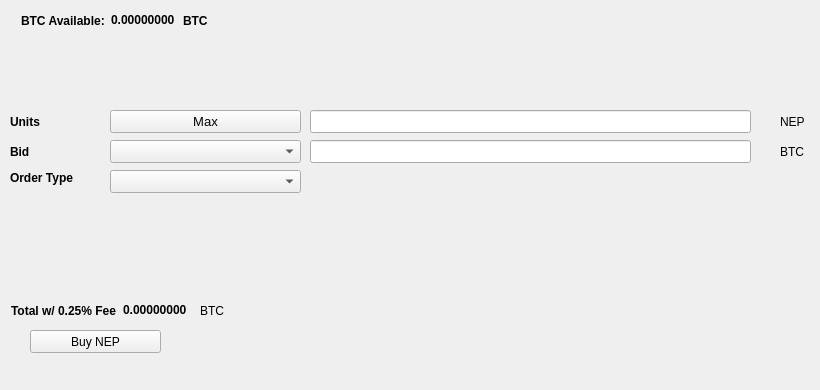
   <widget class="QWidget" name="BuyTab">
    <attribute name="title">
     <string>Buy</string>
    </attribute>
    <widget class="QPushButton" name="BuyNEP">
     <property name="geometry">
      <rect>
       <x>30</x>
       <y>330</y>
       <width>131</width>
       <height>23</height>
      </rect>
     </property>
     <property name="text">
      <string>Buy NEP</string>
     </property>
     <property name="icon">
      <iconset resource="../Nepton.qrc">
       <normaloff>:/icons/bitcoin</normaloff>:/icons/bitcoin</iconset>
     </property>
    </widget>
    <widget class="QLabel" name="label_3">
     <property name="geometry">
      <rect>
       <x>10</x>
       <y>110</y>
       <width>46</width>
       <height>23</height>
      </rect>
     </property>
     <property name="font">
      <font>
       <weight>75</weight>
       <bold>true</bold>
      </font>
     </property>
     <property name="text">
      <string>Units</string>
     </property>
    </widget>
    <widget class="QLineEdit" name="UnitsInput">
     <property name="geometry">
      <rect>
       <x>310</x>
       <y>110</y>
       <width>441</width>
       <height>23</height>
      </rect>
     </property>
     <property name="font">
      <font>
       <pointsize>9</pointsize>
       <weight>75</weight>
       <bold>true</bold>
      </font>
     </property>
    </widget>
    <widget class="QLineEdit" name="BuyBidPriceEdit">
     <property name="geometry">
      <rect>
       <x>310</x>
       <y>140</y>
       <width>441</width>
       <height>23</height>
      </rect>
     </property>
     <property name="font">
      <font>
       <pointsize>9</pointsize>
       <weight>75</weight>
       <bold>true</bold>
      </font>
     </property>
    </widget>
    <widget class="QLabel" name="label_4">
     <property name="geometry">
      <rect>
       <x>780</x>
       <y>110</y>
       <width>31</width>
       <height>23</height>
      </rect>
     </property>
     <property name="text">
      <string>NEP</string>
     </property>
    </widget>
    <widget class="QLabel" name="label_5">
     <property name="geometry">
      <rect>
       <x>780</x>
       <y>140</y>
       <width>31</width>
       <height>23</height>
      </rect>
     </property>
     <property name="text">
      <string>BTC</string>
     </property>
    </widget>
    <widget class="QLabel" name="label_6">
     <property name="geometry">
      <rect>
       <x>10</x>
       <y>140</y>
       <width>46</width>
       <height>23</height>
      </rect>
     </property>
     <property name="font">
      <font>
       <weight>75</weight>
       <bold>true</bold>
      </font>
     </property>
     <property name="text">
      <string>Bid</string>
     </property>
    </widget>
    <widget class="QLabel" name="label_7">
     <property name="geometry">
      <rect>
       <x>10</x>
       <y>170</y>
       <width>91</width>
       <height>16</height>
      </rect>
     </property>
     <property name="font">
      <font>
       <weight>75</weight>
       <bold>true</bold>
      </font>
     </property>
     <property name="text">
      <string>Order Type</string>
     </property>
    </widget>
    <widget class="QPushButton" name="Buy_Max_Amount">
     <property name="geometry">
      <rect>
       <x>110</x>
       <y>110</y>
       <width>191</width>
       <height>23</height>
      </rect>
     </property>
     <property name="font">
      <font>
       <pointsize>10</pointsize>
      </font>
     </property>
     <property name="text">
      <string>Max</string>
     </property>
    </widget>
    <widget class="QComboBox" name="BuyBidcomboBox">
     <property name="geometry">
      <rect>
       <x>110</x>
       <y>140</y>
       <width>191</width>
       <height>23</height>
      </rect>
     </property>
     <property name="font">
      <font>
       <pointsize>10</pointsize>
      </font>
     </property>
    </widget>
    <widget class="QComboBox" name="buyOrdertypeCombo">
     <property name="geometry">
      <rect>
       <x>110</x>
       <y>170</y>
       <width>191</width>
       <height>23</height>
      </rect>
     </property>
     <property name="font">
      <font>
       <pointsize>10</pointsize>
      </font>
     </property>
    </widget>
    <widget class="QWidget" name="layoutWidget1">
     <property name="geometry">
      <rect>
       <x>21</x>
       <y>11</y>
       <width>227</width>
       <height>19</height>
      </rect>
     </property>
     <layout class="QHBoxLayout" name="horizontalLayout_3">
      <item>
       <widget class="QLabel" name="label232">
        <property name="font">
         <font>
          <weight>75</weight>
          <bold>true</bold>
         </font>
        </property>
        <property name="text">
         <string>BTC Available:</string>
        </property>
       </widget>
      </item>
      <item>
       <widget class="QLabel" name="BtcAvailableLbl">
        <property name="palette">
         <palette>
          <active>
           <colorrole role="WindowText">
            <brush brushstyle="SolidPattern">
             <color alpha="255">
              <red>0</red>
              <green>0</green>
              <blue>0</blue>
             </color>
            </brush>
           </colorrole>
           <colorrole role="Button">
            <brush brushstyle="SolidPattern">
             <color alpha="255">
              <red>0</red>
              <green>170</green>
              <blue>0</blue>
             </color>
            </brush>
           </colorrole>
           <colorrole role="Light">
            <brush brushstyle="SolidPattern">
             <color alpha="255">
              <red>0</red>
              <green>255</green>
              <blue>0</blue>
             </color>
            </brush>
           </colorrole>
           <colorrole role="Midlight">
            <brush brushstyle="SolidPattern">
             <color alpha="255">
              <red>0</red>
              <green>212</green>
              <blue>0</blue>
             </color>
            </brush>
           </colorrole>
           <colorrole role="Dark">
            <brush brushstyle="SolidPattern">
             <color alpha="255">
              <red>0</red>
              <green>85</green>
              <blue>0</blue>
             </color>
            </brush>
           </colorrole>
           <colorrole role="Mid">
            <brush brushstyle="SolidPattern">
             <color alpha="255">
              <red>0</red>
              <green>113</green>
              <blue>0</blue>
             </color>
            </brush>
           </colorrole>
           <colorrole role="Text">
            <brush brushstyle="SolidPattern">
             <color alpha="255">
              <red>0</red>
              <green>170</green>
              <blue>0</blue>
             </color>
            </brush>
           </colorrole>
           <colorrole role="BrightText">
            <brush brushstyle="SolidPattern">
             <color alpha="255">
              <red>255</red>
              <green>255</green>
              <blue>255</blue>
             </color>
            </brush>
           </colorrole>
           <colorrole role="ButtonText">
            <brush brushstyle="SolidPattern">
             <color alpha="255">
              <red>0</red>
              <green>0</green>
              <blue>0</blue>
             </color>
            </brush>
           </colorrole>
           <colorrole role="Base">
            <brush brushstyle="SolidPattern">
             <color alpha="255">
              <red>255</red>
              <green>255</green>
              <blue>255</blue>
             </color>
            </brush>
           </colorrole>
           <colorrole role="Window">
            <brush brushstyle="SolidPattern">
             <color alpha="255">
              <red>0</red>
              <green>170</green>
              <blue>0</blue>
             </color>
            </brush>
           </colorrole>
           <colorrole role="Shadow">
            <brush brushstyle="SolidPattern">
             <color alpha="255">
              <red>0</red>
              <green>0</green>
              <blue>0</blue>
             </color>
            </brush>
           </colorrole>
           <colorrole role="AlternateBase">
            <brush brushstyle="SolidPattern">
             <color alpha="255">
              <red>127</red>
              <green>212</green>
              <blue>127</blue>
             </color>
            </brush>
           </colorrole>
           <colorrole role="ToolTipBase">
            <brush brushstyle="SolidPattern">
             <color alpha="255">
              <red>255</red>
              <green>255</green>
              <blue>220</blue>
             </color>
            </brush>
           </colorrole>
           <colorrole role="ToolTipText">
            <brush brushstyle="SolidPattern">
             <color alpha="255">
              <red>0</red>
              <green>0</green>
              <blue>0</blue>
             </color>
            </brush>
           </colorrole>
          </active>
          <inactive>
           <colorrole role="WindowText">
            <brush brushstyle="SolidPattern">
             <color alpha="255">
              <red>0</red>
              <green>0</green>
              <blue>0</blue>
             </color>
            </brush>
           </colorrole>
           <colorrole role="Button">
            <brush brushstyle="SolidPattern">
             <color alpha="255">
              <red>0</red>
              <green>170</green>
              <blue>0</blue>
             </color>
            </brush>
           </colorrole>
           <colorrole role="Light">
            <brush brushstyle="SolidPattern">
             <color alpha="255">
              <red>0</red>
              <green>255</green>
              <blue>0</blue>
             </color>
            </brush>
           </colorrole>
           <colorrole role="Midlight">
            <brush brushstyle="SolidPattern">
             <color alpha="255">
              <red>0</red>
              <green>212</green>
              <blue>0</blue>
             </color>
            </brush>
           </colorrole>
           <colorrole role="Dark">
            <brush brushstyle="SolidPattern">
             <color alpha="255">
              <red>0</red>
              <green>85</green>
              <blue>0</blue>
             </color>
            </brush>
           </colorrole>
           <colorrole role="Mid">
            <brush brushstyle="SolidPattern">
             <color alpha="255">
              <red>0</red>
              <green>113</green>
              <blue>0</blue>
             </color>
            </brush>
           </colorrole>
           <colorrole role="Text">
            <brush brushstyle="SolidPattern">
             <color alpha="255">
              <red>0</red>
              <green>170</green>
              <blue>0</blue>
             </color>
            </brush>
           </colorrole>
           <colorrole role="BrightText">
            <brush brushstyle="SolidPattern">
             <color alpha="255">
              <red>255</red>
              <green>255</green>
              <blue>255</blue>
             </color>
            </brush>
           </colorrole>
           <colorrole role="ButtonText">
            <brush brushstyle="SolidPattern">
             <color alpha="255">
              <red>0</red>
              <green>0</green>
              <blue>0</blue>
             </color>
            </brush>
           </colorrole>
           <colorrole role="Base">
            <brush brushstyle="SolidPattern">
             <color alpha="255">
              <red>255</red>
              <green>255</green>
              <blue>255</blue>
             </color>
            </brush>
           </colorrole>
           <colorrole role="Window">
            <brush brushstyle="SolidPattern">
             <color alpha="255">
              <red>0</red>
              <green>170</green>
              <blue>0</blue>
             </color>
            </brush>
           </colorrole>
           <colorrole role="Shadow">
            <brush brushstyle="SolidPattern">
             <color alpha="255">
              <red>0</red>
              <green>0</green>
              <blue>0</blue>
             </color>
            </brush>
           </colorrole>
           <colorrole role="AlternateBase">
            <brush brushstyle="SolidPattern">
             <color alpha="255">
              <red>127</red>
              <green>212</green>
              <blue>127</blue>
             </color>
            </brush>
           </colorrole>
           <colorrole role="ToolTipBase">
            <brush brushstyle="SolidPattern">
             <color alpha="255">
              <red>255</red>
              <green>255</green>
              <blue>220</blue>
             </color>
            </brush>
           </colorrole>
           <colorrole role="ToolTipText">
            <brush brushstyle="SolidPattern">
             <color alpha="255">
              <red>0</red>
              <green>0</green>
              <blue>0</blue>
             </color>
            </brush>
           </colorrole>
          </inactive>
          <disabled>
           <colorrole role="WindowText">
            <brush brushstyle="SolidPattern">
             <color alpha="255">
              <red>0</red>
              <green>85</green>
              <blue>0</blue>
             </color>
            </brush>
           </colorrole>
           <colorrole role="Button">
            <brush brushstyle="SolidPattern">
             <color alpha="255">
              <red>0</red>
              <green>170</green>
              <blue>0</blue>
             </color>
            </brush>
           </colorrole>
           <colorrole role="Light">
            <brush brushstyle="SolidPattern">
             <color alpha="255">
              <red>0</red>
              <green>255</green>
              <blue>0</blue>
             </color>
            </brush>
           </colorrole>
           <colorrole role="Midlight">
            <brush brushstyle="SolidPattern">
             <color alpha="255">
              <red>0</red>
              <green>212</green>
              <blue>0</blue>
             </color>
            </brush>
           </colorrole>
           <colorrole role="Dark">
            <brush brushstyle="SolidPattern">
             <color alpha="255">
              <red>0</red>
              <green>85</green>
              <blue>0</blue>
             </color>
            </brush>
           </colorrole>
           <colorrole role="Mid">
            <brush brushstyle="SolidPattern">
             <color alpha="255">
              <red>0</red>
              <green>113</green>
              <blue>0</blue>
             </color>
            </brush>
           </colorrole>
           <colorrole role="Text">
            <brush brushstyle="SolidPattern">
             <color alpha="255">
              <red>0</red>
              <green>85</green>
              <blue>0</blue>
             </color>
            </brush>
           </colorrole>
           <colorrole role="BrightText">
            <brush brushstyle="SolidPattern">
             <color alpha="255">
              <red>255</red>
              <green>255</green>
              <blue>255</blue>
             </color>
            </brush>
           </colorrole>
           <colorrole role="ButtonText">
            <brush brushstyle="SolidPattern">
             <color alpha="255">
              <red>0</red>
              <green>85</green>
              <blue>0</blue>
             </color>
            </brush>
           </colorrole>
           <colorrole role="Base">
            <brush brushstyle="SolidPattern">
             <color alpha="255">
              <red>0</red>
              <green>170</green>
              <blue>0</blue>
             </color>
            </brush>
           </colorrole>
           <colorrole role="Window">
            <brush brushstyle="SolidPattern">
             <color alpha="255">
              <red>0</red>
              <green>170</green>
              <blue>0</blue>
             </color>
            </brush>
           </colorrole>
           <colorrole role="Shadow">
            <brush brushstyle="SolidPattern">
             <color alpha="255">
              <red>0</red>
              <green>0</green>
              <blue>0</blue>
             </color>
            </brush>
           </colorrole>
           <colorrole role="AlternateBase">
            <brush brushstyle="SolidPattern">
             <color alpha="255">
              <red>0</red>
              <green>170</green>
              <blue>0</blue>
             </color>
            </brush>
           </colorrole>
           <colorrole role="ToolTipBase">
            <brush brushstyle="SolidPattern">
             <color alpha="255">
              <red>255</red>
              <green>255</green>
              <blue>220</blue>
             </color>
            </brush>
           </colorrole>
           <colorrole role="ToolTipText">
            <brush brushstyle="SolidPattern">
             <color alpha="255">
              <red>0</red>
              <green>0</green>
              <blue>0</blue>
             </color>
            </brush>
           </colorrole>
          </disabled>
         </palette>
        </property>
        <property name="font">
         <font>
          <weight>75</weight>
          <bold>true</bold>
         </font>
        </property>
        <property name="text">
         <string>0.00000000</string>
        </property>
        <property name="textInteractionFlags">
         <set>Qt::LinksAccessibleByMouse|Qt::TextSelectableByKeyboard|Qt::TextSelectableByMouse</set>
        </property>
       </widget>
      </item>
      <item>
       <widget class="QLabel" name="BtcAvailableLbl_2">
        <property name="font">
         <font>
          <weight>75</weight>
          <bold>true</bold>
         </font>
        </property>
        <property name="text">
         <string>BTC</string>
        </property>
       </widget>
      </item>
     </layout>
    </widget>
    <widget class="QWidget" name="layoutWidge2">
     <property name="geometry">
      <rect>
       <x>11</x>
       <y>301</y>
       <width>259</width>
       <height>19</height>
      </rect>
     </property>
     <layout class="QHBoxLayout" name="horizontalLayout_4">
      <item>
       <widget class="QLabel" name="label_9">
        <property name="font">
         <font>
          <weight>75</weight>
          <bold>true</bold>
         </font>
        </property>
        <property name="text">
         <string>Total w/ 0.25% Fee</string>
        </property>
       </widget>
      </item>
      <item>
       <widget class="QLabel" name="BuyCostLabel">
        <property name="palette">
         <palette>
          <active>
           <colorrole role="WindowText">
            <brush brushstyle="SolidPattern">
             <color alpha="255">
              <red>0</red>
              <green>0</green>
              <blue>0</blue>
             </color>
            </brush>
           </colorrole>
           <colorrole role="Button">
            <brush brushstyle="SolidPattern">
             <color alpha="255">
              <red>0</red>
              <green>170</green>
              <blue>0</blue>
             </color>
            </brush>
           </colorrole>
           <colorrole role="Light">
            <brush brushstyle="SolidPattern">
             <color alpha="255">
              <red>0</red>
              <green>255</green>
              <blue>0</blue>
             </color>
            </brush>
           </colorrole>
           <colorrole role="Midlight">
            <brush brushstyle="SolidPattern">
             <color alpha="255">
              <red>0</red>
              <green>212</green>
              <blue>0</blue>
             </color>
            </brush>
           </colorrole>
           <colorrole role="Dark">
            <brush brushstyle="SolidPattern">
             <color alpha="255">
              <red>0</red>
              <green>85</green>
              <blue>0</blue>
             </color>
            </brush>
           </colorrole>
           <colorrole role="Mid">
            <brush brushstyle="SolidPattern">
             <color alpha="255">
              <red>0</red>
              <green>113</green>
              <blue>0</blue>
             </color>
            </brush>
           </colorrole>
           <colorrole role="Text">
            <brush brushstyle="SolidPattern">
             <color alpha="255">
              <red>0</red>
              <green>170</green>
              <blue>0</blue>
             </color>
            </brush>
           </colorrole>
           <colorrole role="BrightText">
            <brush brushstyle="SolidPattern">
             <color alpha="255">
              <red>255</red>
              <green>255</green>
              <blue>255</blue>
             </color>
            </brush>
           </colorrole>
           <colorrole role="ButtonText">
            <brush brushstyle="SolidPattern">
             <color alpha="255">
              <red>0</red>
              <green>0</green>
              <blue>0</blue>
             </color>
            </brush>
           </colorrole>
           <colorrole role="Base">
            <brush brushstyle="SolidPattern">
             <color alpha="255">
              <red>255</red>
              <green>255</green>
              <blue>255</blue>
             </color>
            </brush>
           </colorrole>
           <colorrole role="Window">
            <brush brushstyle="SolidPattern">
             <color alpha="255">
              <red>0</red>
              <green>170</green>
              <blue>0</blue>
             </color>
            </brush>
           </colorrole>
           <colorrole role="Shadow">
            <brush brushstyle="SolidPattern">
             <color alpha="255">
              <red>0</red>
              <green>0</green>
              <blue>0</blue>
             </color>
            </brush>
           </colorrole>
           <colorrole role="AlternateBase">
            <brush brushstyle="SolidPattern">
             <color alpha="255">
              <red>127</red>
              <green>212</green>
              <blue>127</blue>
             </color>
            </brush>
           </colorrole>
           <colorrole role="ToolTipBase">
            <brush brushstyle="SolidPattern">
             <color alpha="255">
              <red>255</red>
              <green>255</green>
              <blue>220</blue>
             </color>
            </brush>
           </colorrole>
           <colorrole role="ToolTipText">
            <brush brushstyle="SolidPattern">
             <color alpha="255">
              <red>0</red>
              <green>0</green>
              <blue>0</blue>
             </color>
            </brush>
           </colorrole>
          </active>
          <inactive>
           <colorrole role="WindowText">
            <brush brushstyle="SolidPattern">
             <color alpha="255">
              <red>0</red>
              <green>0</green>
              <blue>0</blue>
             </color>
            </brush>
           </colorrole>
           <colorrole role="Button">
            <brush brushstyle="SolidPattern">
             <color alpha="255">
              <red>0</red>
              <green>170</green>
              <blue>0</blue>
             </color>
            </brush>
           </colorrole>
           <colorrole role="Light">
            <brush brushstyle="SolidPattern">
             <color alpha="255">
              <red>0</red>
              <green>255</green>
              <blue>0</blue>
             </color>
            </brush>
           </colorrole>
           <colorrole role="Midlight">
            <brush brushstyle="SolidPattern">
             <color alpha="255">
              <red>0</red>
              <green>212</green>
              <blue>0</blue>
             </color>
            </brush>
           </colorrole>
           <colorrole role="Dark">
            <brush brushstyle="SolidPattern">
             <color alpha="255">
              <red>0</red>
              <green>85</green>
              <blue>0</blue>
             </color>
            </brush>
           </colorrole>
           <colorrole role="Mid">
            <brush brushstyle="SolidPattern">
             <color alpha="255">
              <red>0</red>
              <green>113</green>
              <blue>0</blue>
             </color>
            </brush>
           </colorrole>
           <colorrole role="Text">
            <brush brushstyle="SolidPattern">
             <color alpha="255">
              <red>0</red>
              <green>170</green>
              <blue>0</blue>
             </color>
            </brush>
           </colorrole>
           <colorrole role="BrightText">
            <brush brushstyle="SolidPattern">
             <color alpha="255">
              <red>255</red>
              <green>255</green>
              <blue>255</blue>
             </color>
            </brush>
           </colorrole>
           <colorrole role="ButtonText">
            <brush brushstyle="SolidPattern">
             <color alpha="255">
              <red>0</red>
              <green>0</green>
              <blue>0</blue>
             </color>
            </brush>
           </colorrole>
           <colorrole role="Base">
            <brush brushstyle="SolidPattern">
             <color alpha="255">
              <red>255</red>
              <green>255</green>
              <blue>255</blue>
             </color>
            </brush>
           </colorrole>
           <colorrole role="Window">
            <brush brushstyle="SolidPattern">
             <color alpha="255">
              <red>0</red>
              <green>170</green>
              <blue>0</blue>
             </color>
            </brush>
           </colorrole>
           <colorrole role="Shadow">
            <brush brushstyle="SolidPattern">
             <color alpha="255">
              <red>0</red>
              <green>0</green>
              <blue>0</blue>
             </color>
            </brush>
           </colorrole>
           <colorrole role="AlternateBase">
            <brush brushstyle="SolidPattern">
             <color alpha="255">
              <red>127</red>
              <green>212</green>
              <blue>127</blue>
             </color>
            </brush>
           </colorrole>
           <colorrole role="ToolTipBase">
            <brush brushstyle="SolidPattern">
             <color alpha="255">
              <red>255</red>
              <green>255</green>
              <blue>220</blue>
             </color>
            </brush>
           </colorrole>
           <colorrole role="ToolTipText">
            <brush brushstyle="SolidPattern">
             <color alpha="255">
              <red>0</red>
              <green>0</green>
              <blue>0</blue>
             </color>
            </brush>
           </colorrole>
          </inactive>
          <disabled>
           <colorrole role="WindowText">
            <brush brushstyle="SolidPattern">
             <color alpha="255">
              <red>0</red>
              <green>85</green>
              <blue>0</blue>
             </color>
            </brush>
           </colorrole>
           <colorrole role="Button">
            <brush brushstyle="SolidPattern">
             <color alpha="255">
              <red>0</red>
              <green>170</green>
              <blue>0</blue>
             </color>
            </brush>
           </colorrole>
           <colorrole role="Light">
            <brush brushstyle="SolidPattern">
             <color alpha="255">
              <red>0</red>
              <green>255</green>
              <blue>0</blue>
             </color>
            </brush>
           </colorrole>
           <colorrole role="Midlight">
            <brush brushstyle="SolidPattern">
             <color alpha="255">
              <red>0</red>
              <green>212</green>
              <blue>0</blue>
             </color>
            </brush>
           </colorrole>
           <colorrole role="Dark">
            <brush brushstyle="SolidPattern">
             <color alpha="255">
              <red>0</red>
              <green>85</green>
              <blue>0</blue>
             </color>
            </brush>
           </colorrole>
           <colorrole role="Mid">
            <brush brushstyle="SolidPattern">
             <color alpha="255">
              <red>0</red>
              <green>113</green>
              <blue>0</blue>
             </color>
            </brush>
           </colorrole>
           <colorrole role="Text">
            <brush brushstyle="SolidPattern">
             <color alpha="255">
              <red>0</red>
              <green>85</green>
              <blue>0</blue>
             </color>
            </brush>
           </colorrole>
           <colorrole role="BrightText">
            <brush brushstyle="SolidPattern">
             <color alpha="255">
              <red>255</red>
              <green>255</green>
              <blue>255</blue>
             </color>
            </brush>
           </colorrole>
           <colorrole role="ButtonText">
            <brush brushstyle="SolidPattern">
             <color alpha="255">
              <red>0</red>
              <green>85</green>
              <blue>0</blue>
             </color>
            </brush>
           </colorrole>
           <colorrole role="Base">
            <brush brushstyle="SolidPattern">
             <color alpha="255">
              <red>0</red>
              <green>170</green>
              <blue>0</blue>
             </color>
            </brush>
           </colorrole>
           <colorrole role="Window">
            <brush brushstyle="SolidPattern">
             <color alpha="255">
              <red>0</red>
              <green>170</green>
              <blue>0</blue>
             </color>
            </brush>
           </colorrole>
           <colorrole role="Shadow">
            <brush brushstyle="SolidPattern">
             <color alpha="255">
              <red>0</red>
              <green>0</green>
              <blue>0</blue>
             </color>
            </brush>
           </colorrole>
           <colorrole role="AlternateBase">
            <brush brushstyle="SolidPattern">
             <color alpha="255">
              <red>0</red>
              <green>170</green>
              <blue>0</blue>
             </color>
            </brush>
           </colorrole>
           <colorrole role="ToolTipBase">
            <brush brushstyle="SolidPattern">
             <color alpha="255">
              <red>255</red>
              <green>255</green>
              <blue>220</blue>
             </color>
            </brush>
           </colorrole>
           <colorrole role="ToolTipText">
            <brush brushstyle="SolidPattern">
             <color alpha="255">
              <red>0</red>
              <green>0</green>
              <blue>0</blue>
             </color>
            </brush>
           </colorrole>
          </disabled>
         </palette>
        </property>
        <property name="font">
         <font>
          <weight>75</weight>
          <bold>true</bold>
         </font>
        </property>
        <property name="autoFillBackground">
         <bool>false</bool>
        </property>
        <property name="text">
         <string>0.00000000</string>
        </property>
        <property name="textInteractionFlags">
         <set>Qt::LinksAccessibleByMouse|Qt::TextSelectableByMouse</set>
        </property>
       </widget>
      </item>
      <item>
       <widget class="QLabel" name="label_10">
        <property name="font">
         <font>
          <weight>50</weight>
          <bold>false</bold>
         </font>
        </property>
        <property name="text">
         <string>BTC</string>
        </property>
       </widget>
      </item>
     </layout>
    </widget>
    <widget class="QLabel" name="label_24">
     <property name="geometry">
      <rect>
       <x>460</x>
       <y>300</y>
       <width>281</width>
       <height>81</height>
      </rect>
     </property>
     <property name="text">
      <string/>
     </property>
     <property name="pixmap">
      <pixmap>:/images/bittrex</pixmap>
     </property>
    </widget>
   </widget>
